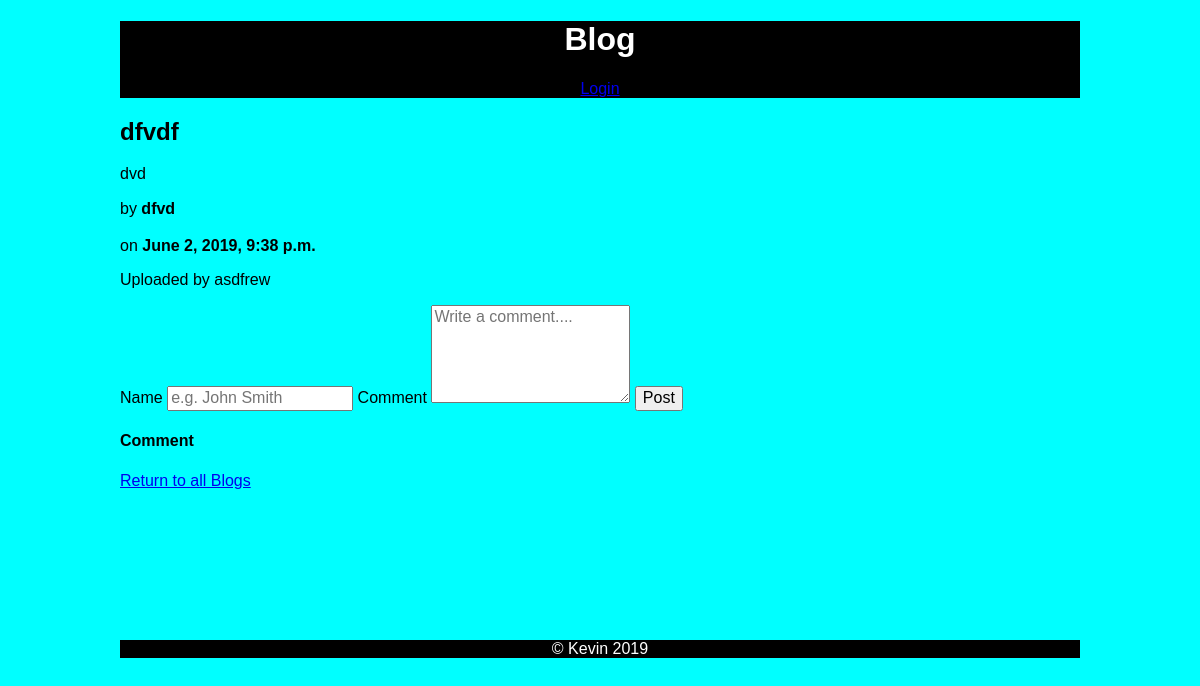
The app's page /articles/14 with its own data.
### blog/models.py (models this page shows, shortened)
class Article(models.Model):
    title = models.CharField(max_length=255)
    author = models.CharField(max_length=255)
    draft = models.BooleanField()
    body = models.TextField(validators=[MinLengthValidator(1)])
    published_date = models.DateTimeField(auto_now=True)
    user = models.ForeignKey(User, on_delete=models.CASCADE, related_name="blogs")

### blog/views.py (the view)
# urls.py: path('articles/<int:id>', views.topic_show, name='topic_details'),
def topic_show(request, id):
    article = Article.objects.get(pk=id)
    context = {'article': article}
    response = render(request, 'topic.html', context)
    return HttpResponse(response)

### blog/templates/topic.html (shortened to what this page needs)
{% extends 'base.html' %}
{% block content %}
    <main class="topic-details">
        <h2>{{ article.title }}</h2>
        <p>{{ article.body }}</p>
        <p>by<strong> {{ article.author }}</strong><br></br> on <strong>{{ article.published_date }}</strong></p>
        <p>Uploaded by {{article.user.username}}</p>
        <form action="{% url 'create_comment' %}" method="post">
            <div class ="comment">
                <label for="name">Name</label>
                <input type="text" name="name" id="name" placeholder="e.g. John Smith" class="comment_box">
                <label for="message">Comment</label>
                <textarea name="message" id="message" cols="20" rows="5" placeholder="Write a comment...." class="comment_box"></textarea>
                <button type="submit">Post</button>
            </div>
        </form>
        <h4>Comment</h4>
        <a class="back" href="{% url 'home_page' %}">Return to all Blogs</a>
    </main>
{% endblock %}

### blog/static/css/main.css (style rules this page uses)
*, *::before, *::after { box-sizing: border-box; }
html { font-family: Helvetica, sans-serif; }
body { background-color: aqua; margin: 0 10%; }

### records on screen
Article: title "dfvdf", body "dvd", author "dfvd", published_date "June 2, 2019, 9:38 p.m.", user.username "asdfrew"
